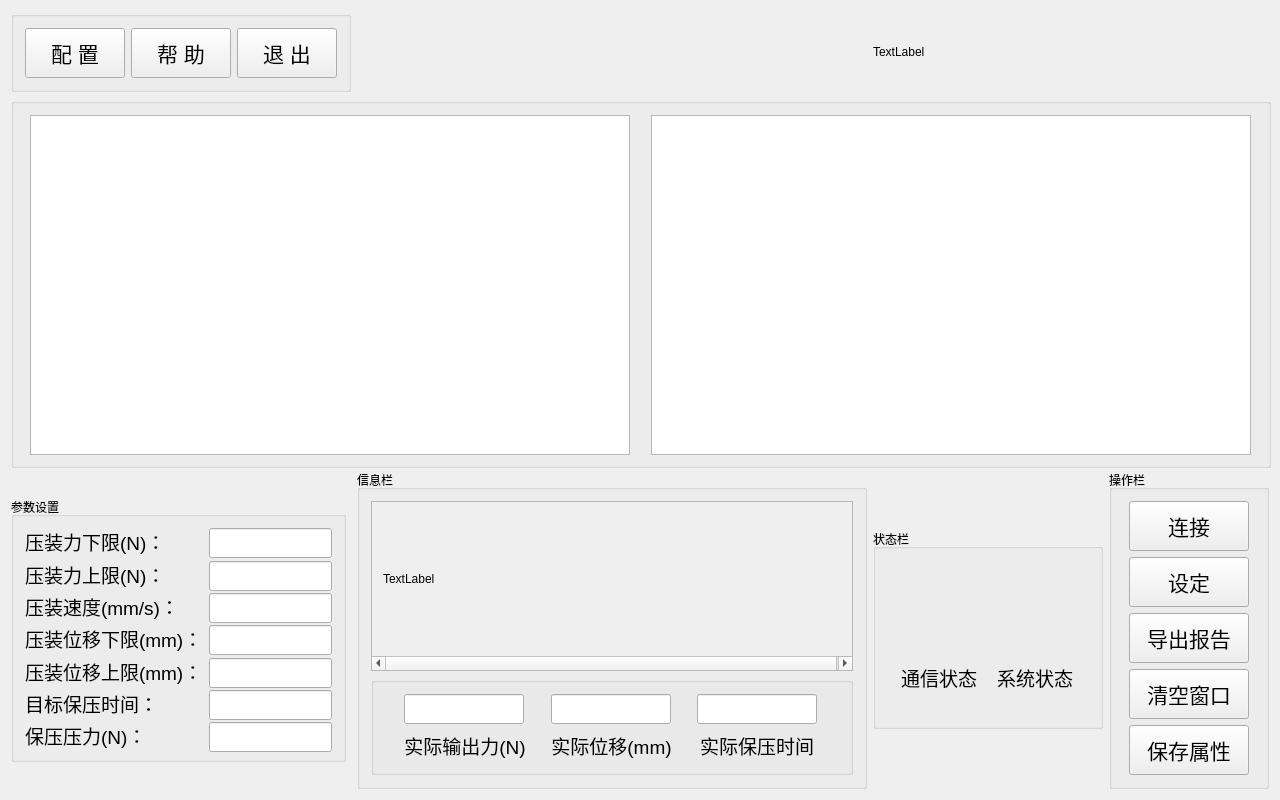
<?xml version="1.0" encoding="UTF-8"?>
<ui version="4.0">
 <class>QtWidgetsApplication1Class</class>
 <widget class="QWidget" name="QtWidgetsApplication1Class">
  <property name="geometry">
   <rect>
    <x>0</x>
    <y>0</y>
    <width>1280</width>
    <height>800</height>
   </rect>
  </property>
  <property name="minimumSize">
   <size>
    <width>1280</width>
    <height>800</height>
   </size>
  </property>
  <property name="maximumSize">
   <size>
    <width>1280</width>
    <height>800</height>
   </size>
  </property>
  <property name="windowTitle">
   <string>QtWidgetsApplication1</string>
  </property>
  <layout class="QGridLayout" name="gridLayout_4">
   <item row="3" column="1">
    <widget class="QGroupBox" name="groupBox_4">
     <property name="enabled">
      <bool>true</bool>
     </property>
     <property name="sizePolicy">
      <sizepolicy hsizetype="Preferred" vsizetype="Preferred">
       <horstretch>0</horstretch>
       <verstretch>0</verstretch>
      </sizepolicy>
     </property>
     <property name="minimumSize">
      <size>
       <width>500</width>
       <height>260</height>
      </size>
     </property>
     <property name="maximumSize">
      <size>
       <width>12000</width>
       <height>800</height>
      </size>
     </property>
     <property name="title">
      <string>信息栏</string>
     </property>
     <layout class="QVBoxLayout" name="verticalLayout">
      <item>
       <widget class="QScrollArea" name="scrollArea">
        <property name="sizePolicy">
         <sizepolicy hsizetype="Preferred" vsizetype="Preferred">
          <horstretch>0</horstretch>
          <verstretch>0</verstretch>
         </sizepolicy>
        </property>
        <property name="minimumSize">
         <size>
          <width>480</width>
          <height>170</height>
         </size>
        </property>
        <property name="maximumSize">
         <size>
          <width>800</width>
          <height>800</height>
         </size>
        </property>
        <property name="widgetResizable">
         <bool>true</bool>
        </property>
        <widget class="QWidget" name="scrollAreaWidgetContents_2">
         <property name="geometry">
          <rect>
           <x>0</x>
           <y>0</y>
           <width>478</width>
           <height>168</height>
          </rect>
         </property>
         <layout class="QHBoxLayout" name="horizontalLayout_7">
          <item>
           <widget class="QLabel" name="label_13">
            <property name="minimumSize">
             <size>
              <width>460</width>
              <height>0</height>
             </size>
            </property>
            <property name="maximumSize">
             <size>
              <width>16777215</width>
              <height>16777215</height>
             </size>
            </property>
            <property name="text">
             <string>TextLabel</string>
            </property>
           </widget>
          </item>
         </layout>
        </widget>
       </widget>
      </item>
      <item>
       <widget class="QGroupBox" name="groupBox_5">
        <property name="title">
         <string/>
        </property>
        <layout class="QGridLayout" name="gridLayout_2">
         <item row="0" column="1">
          <widget class="QLineEdit" name="lineEdit_9">
           <property name="sizePolicy">
            <sizepolicy hsizetype="Preferred" vsizetype="Fixed">
             <horstretch>0</horstretch>
             <verstretch>0</verstretch>
            </sizepolicy>
           </property>
           <property name="minimumSize">
            <size>
             <width>0</width>
             <height>29</height>
            </size>
           </property>
           <property name="maximumSize">
            <size>
             <width>120</width>
             <height>30</height>
            </size>
           </property>
          </widget>
         </item>
         <item row="0" column="2">
          <widget class="QLineEdit" name="lineEdit_10">
           <property name="sizePolicy">
            <sizepolicy hsizetype="Preferred" vsizetype="Fixed">
             <horstretch>0</horstretch>
             <verstretch>0</verstretch>
            </sizepolicy>
           </property>
           <property name="minimumSize">
            <size>
             <width>0</width>
             <height>29</height>
            </size>
           </property>
           <property name="maximumSize">
            <size>
             <width>120</width>
             <height>30</height>
            </size>
           </property>
          </widget>
         </item>
         <item row="1" column="2">
          <widget class="QLabel" name="label_17">
           <property name="font">
            <font>
             <family>Arial</family>
             <pointsize>14</pointsize>
            </font>
           </property>
           <property name="text">
            <string>实际保压时间</string>
           </property>
           <property name="alignment">
            <set>Qt::AlignCenter</set>
           </property>
          </widget>
         </item>
         <item row="0" column="0">
          <widget class="QLineEdit" name="lineEdit_8">
           <property name="sizePolicy">
            <sizepolicy hsizetype="Preferred" vsizetype="Fixed">
             <horstretch>0</horstretch>
             <verstretch>0</verstretch>
            </sizepolicy>
           </property>
           <property name="minimumSize">
            <size>
             <width>0</width>
             <height>29</height>
            </size>
           </property>
           <property name="maximumSize">
            <size>
             <width>120</width>
             <height>30</height>
            </size>
           </property>
          </widget>
         </item>
         <item row="1" column="0">
          <widget class="QLabel" name="label_14">
           <property name="font">
            <font>
             <family>Arial</family>
             <pointsize>14</pointsize>
            </font>
           </property>
           <property name="text">
            <string>实际输出力(N)</string>
           </property>
           <property name="alignment">
            <set>Qt::AlignCenter</set>
           </property>
          </widget>
         </item>
         <item row="1" column="1">
          <widget class="QLabel" name="label_16">
           <property name="font">
            <font>
             <family>Arial</family>
             <pointsize>14</pointsize>
            </font>
           </property>
           <property name="text">
            <string>实际位移(mm)</string>
           </property>
           <property name="alignment">
            <set>Qt::AlignCenter</set>
           </property>
          </widget>
         </item>
        </layout>
       </widget>
      </item>
     </layout>
    </widget>
   </item>
   <item row="3" column="0">
    <widget class="QGroupBox" name="groupBox_3">
     <property name="minimumSize">
      <size>
       <width>330</width>
       <height>260</height>
      </size>
     </property>
     <property name="maximumSize">
      <size>
       <width>335</width>
       <height>265</height>
      </size>
     </property>
     <property name="title">
      <string>参数设置</string>
     </property>
     <layout class="QGridLayout" name="gridLayout">
      <item row="0" column="0">
       <widget class="QLabel" name="label_6">
        <property name="font">
         <font>
          <family>Arial</family>
          <pointsize>14</pointsize>
         </font>
        </property>
        <property name="text">
         <string>压装力下限(N)：</string>
        </property>
       </widget>
      </item>
      <item row="0" column="1">
       <widget class="QLineEdit" name="lineEdit">
        <property name="minimumSize">
         <size>
          <width>0</width>
          <height>30</height>
         </size>
        </property>
       </widget>
      </item>
      <item row="1" column="0">
       <widget class="QLabel" name="label_7">
        <property name="font">
         <font>
          <family>Arial</family>
          <pointsize>14</pointsize>
         </font>
        </property>
        <property name="text">
         <string>压装力上限(N)：</string>
        </property>
       </widget>
      </item>
      <item row="1" column="1">
       <widget class="QLineEdit" name="lineEdit_2">
        <property name="minimumSize">
         <size>
          <width>0</width>
          <height>30</height>
         </size>
        </property>
       </widget>
      </item>
      <item row="2" column="0">
       <widget class="QLabel" name="label_8">
        <property name="font">
         <font>
          <family>Arial</family>
          <pointsize>14</pointsize>
         </font>
        </property>
        <property name="text">
         <string>压装速度(mm/s)：</string>
        </property>
       </widget>
      </item>
      <item row="2" column="1">
       <widget class="QLineEdit" name="lineEdit_3">
        <property name="minimumSize">
         <size>
          <width>0</width>
          <height>30</height>
         </size>
        </property>
       </widget>
      </item>
      <item row="3" column="0">
       <widget class="QLabel" name="label_9">
        <property name="font">
         <font>
          <family>Arial</family>
          <pointsize>14</pointsize>
         </font>
        </property>
        <property name="text">
         <string>压装位移下限(mm)：</string>
        </property>
       </widget>
      </item>
      <item row="3" column="1">
       <widget class="QLineEdit" name="lineEdit_4">
        <property name="minimumSize">
         <size>
          <width>0</width>
          <height>30</height>
         </size>
        </property>
       </widget>
      </item>
      <item row="4" column="0">
       <widget class="QLabel" name="label_10">
        <property name="font">
         <font>
          <family>Arial</family>
          <pointsize>14</pointsize>
         </font>
        </property>
        <property name="text">
         <string>压装位移上限(mm)：</string>
        </property>
       </widget>
      </item>
      <item row="4" column="1">
       <widget class="QLineEdit" name="lineEdit_5">
        <property name="minimumSize">
         <size>
          <width>0</width>
          <height>30</height>
         </size>
        </property>
       </widget>
      </item>
      <item row="5" column="0">
       <widget class="QLabel" name="label_11">
        <property name="font">
         <font>
          <family>Arial</family>
          <pointsize>14</pointsize>
         </font>
        </property>
        <property name="text">
         <string>目标保压时间：</string>
        </property>
       </widget>
      </item>
      <item row="5" column="1">
       <widget class="QLineEdit" name="lineEdit_6">
        <property name="minimumSize">
         <size>
          <width>0</width>
          <height>30</height>
         </size>
        </property>
       </widget>
      </item>
      <item row="6" column="0">
       <widget class="QLabel" name="label_12">
        <property name="font">
         <font>
          <family>Arial</family>
          <pointsize>14</pointsize>
         </font>
        </property>
        <property name="text">
         <string>保压压力(N)：</string>
        </property>
       </widget>
      </item>
      <item row="6" column="1">
       <widget class="QLineEdit" name="lineEdit_7">
        <property name="minimumSize">
         <size>
          <width>0</width>
          <height>30</height>
         </size>
        </property>
       </widget>
      </item>
     </layout>
    </widget>
   </item>
   <item row="1" column="0" colspan="4">
    <widget class="QGroupBox" name="groupBox_2">
     <property name="minimumSize">
      <size>
       <width>1260</width>
       <height>370</height>
      </size>
     </property>
     <property name="maximumSize">
      <size>
       <width>1265</width>
       <height>375</height>
      </size>
     </property>
     <property name="title">
      <string/>
     </property>
     <layout class="QHBoxLayout" name="horizontalLayout_2">
      <item>
       <widget class="QChartView" name="chartView">
        <property name="sizePolicy">
         <sizepolicy hsizetype="Preferred" vsizetype="Preferred">
          <horstretch>0</horstretch>
          <verstretch>0</verstretch>
         </sizepolicy>
        </property>
        <property name="minimumSize">
         <size>
          <width>600</width>
          <height>340</height>
         </size>
        </property>
        <property name="maximumSize">
         <size>
          <width>600</width>
          <height>345</height>
         </size>
        </property>
       </widget>
      </item>
      <item>
       <spacer name="horizontalSpacer">
        <property name="orientation">
         <enum>Qt::Horizontal</enum>
        </property>
        <property name="sizeType">
         <enum>QSizePolicy::Fixed</enum>
        </property>
        <property name="sizeHint" stdset="0">
         <size>
          <width>10</width>
          <height>0</height>
         </size>
        </property>
       </spacer>
      </item>
      <item>
       <widget class="QChartView" name="chartView_2">
        <property name="sizePolicy">
         <sizepolicy hsizetype="Preferred" vsizetype="Preferred">
          <horstretch>0</horstretch>
          <verstretch>0</verstretch>
         </sizepolicy>
        </property>
        <property name="minimumSize">
         <size>
          <width>600</width>
          <height>340</height>
         </size>
        </property>
        <property name="maximumSize">
         <size>
          <width>600</width>
          <height>345</height>
         </size>
        </property>
       </widget>
      </item>
     </layout>
    </widget>
   </item>
   <item row="3" column="2">
    <widget class="QGroupBox" name="groupBox_6">
     <property name="maximumSize">
      <size>
       <width>16777215</width>
       <height>200</height>
      </size>
     </property>
     <property name="title">
      <string>状态栏</string>
     </property>
     <layout class="QGridLayout" name="gridLayout_3">
      <item row="0" column="0">
       <widget class="QLabel" name="label_15">
        <property name="sizePolicy">
         <sizepolicy hsizetype="Preferred" vsizetype="Preferred">
          <horstretch>0</horstretch>
          <verstretch>0</verstretch>
         </sizepolicy>
        </property>
        <property name="minimumSize">
         <size>
          <width>60</width>
          <height>60</height>
         </size>
        </property>
        <property name="maximumSize">
         <size>
          <width>60</width>
          <height>60</height>
         </size>
        </property>
        <property name="text">
         <string/>
        </property>
       </widget>
      </item>
      <item row="0" column="1">
       <widget class="QLabel" name="label_18">
        <property name="minimumSize">
         <size>
          <width>60</width>
          <height>60</height>
         </size>
        </property>
        <property name="maximumSize">
         <size>
          <width>60</width>
          <height>60</height>
         </size>
        </property>
        <property name="text">
         <string/>
        </property>
       </widget>
      </item>
      <item row="1" column="0">
       <widget class="QLabel" name="label_19">
        <property name="maximumSize">
         <size>
          <width>16777215</width>
          <height>50</height>
         </size>
        </property>
        <property name="font">
         <font>
          <family>Arial</family>
          <pointsize>14</pointsize>
         </font>
        </property>
        <property name="text">
         <string>通信状态</string>
        </property>
       </widget>
      </item>
      <item row="1" column="1">
       <widget class="QLabel" name="label_20">
        <property name="font">
         <font>
          <family>Arial</family>
          <pointsize>14</pointsize>
         </font>
        </property>
        <property name="text">
         <string>系统状态</string>
        </property>
       </widget>
      </item>
     </layout>
    </widget>
   </item>
   <item row="0" column="2" colspan="2">
    <widget class="QLabel" name="label">
     <property name="minimumSize">
      <size>
       <width>347</width>
       <height>71</height>
      </size>
     </property>
     <property name="maximumSize">
      <size>
       <width>347</width>
       <height>71</height>
      </size>
     </property>
     <property name="text">
      <string>TextLabel</string>
     </property>
    </widget>
   </item>
   <item row="3" column="3">
    <widget class="QGroupBox" name="groupBox_7">
     <property name="maximumSize">
      <size>
       <width>160</width>
       <height>16777215</height>
      </size>
     </property>
     <property name="title">
      <string>操作栏</string>
     </property>
     <layout class="QGridLayout" name="gridLayout_5">
      <item row="0" column="0">
       <widget class="QPushButton" name="openBt">
        <property name="minimumSize">
         <size>
          <width>110</width>
          <height>50</height>
         </size>
        </property>
        <property name="maximumSize">
         <size>
          <width>120</width>
          <height>55</height>
         </size>
        </property>
        <property name="font">
         <font>
          <family>Arial</family>
          <pointsize>16</pointsize>
         </font>
        </property>
        <property name="text">
         <string>连接</string>
        </property>
       </widget>
      </item>
      <item row="1" column="0">
       <widget class="QPushButton" name="pushButton_6">
        <property name="minimumSize">
         <size>
          <width>110</width>
          <height>50</height>
         </size>
        </property>
        <property name="maximumSize">
         <size>
          <width>120</width>
          <height>55</height>
         </size>
        </property>
        <property name="font">
         <font>
          <family>Arial</family>
          <pointsize>16</pointsize>
         </font>
        </property>
        <property name="text">
         <string>设定</string>
        </property>
       </widget>
      </item>
      <item row="2" column="0">
       <widget class="QPushButton" name="pushButton_7">
        <property name="minimumSize">
         <size>
          <width>110</width>
          <height>50</height>
         </size>
        </property>
        <property name="maximumSize">
         <size>
          <width>120</width>
          <height>55</height>
         </size>
        </property>
        <property name="font">
         <font>
          <family>Arial</family>
          <pointsize>16</pointsize>
         </font>
        </property>
        <property name="text">
         <string>导出报告</string>
        </property>
       </widget>
      </item>
      <item row="3" column="0">
       <widget class="QPushButton" name="pushButton_8">
        <property name="minimumSize">
         <size>
          <width>110</width>
          <height>50</height>
         </size>
        </property>
        <property name="maximumSize">
         <size>
          <width>120</width>
          <height>55</height>
         </size>
        </property>
        <property name="font">
         <font>
          <family>Arial</family>
          <pointsize>16</pointsize>
         </font>
        </property>
        <property name="text">
         <string>清空窗口</string>
        </property>
       </widget>
      </item>
      <item row="4" column="0">
       <widget class="QPushButton" name="pushButton_9">
        <property name="minimumSize">
         <size>
          <width>110</width>
          <height>50</height>
         </size>
        </property>
        <property name="maximumSize">
         <size>
          <width>120</width>
          <height>55</height>
         </size>
        </property>
        <property name="font">
         <font>
          <family>Arial</family>
          <pointsize>16</pointsize>
         </font>
        </property>
        <property name="text">
         <string>保存属性</string>
        </property>
       </widget>
      </item>
     </layout>
    </widget>
   </item>
   <item row="0" column="0">
    <widget class="QGroupBox" name="groupBox">
     <property name="title">
      <string/>
     </property>
     <layout class="QHBoxLayout" name="horizontalLayout">
      <item>
       <widget class="QPushButton" name="pushButton">
        <property name="minimumSize">
         <size>
          <width>100</width>
          <height>50</height>
         </size>
        </property>
        <property name="maximumSize">
         <size>
          <width>110</width>
          <height>55</height>
         </size>
        </property>
        <property name="font">
         <font>
          <family>Arial</family>
          <pointsize>16</pointsize>
         </font>
        </property>
        <property name="text">
         <string>配 置</string>
        </property>
       </widget>
      </item>
      <item>
       <widget class="QPushButton" name="pushButton_2">
        <property name="minimumSize">
         <size>
          <width>100</width>
          <height>50</height>
         </size>
        </property>
        <property name="maximumSize">
         <size>
          <width>110</width>
          <height>55</height>
         </size>
        </property>
        <property name="font">
         <font>
          <family>Arial</family>
          <pointsize>16</pointsize>
         </font>
        </property>
        <property name="text">
         <string>帮 助</string>
        </property>
       </widget>
      </item>
      <item>
       <widget class="QPushButton" name="pushButton_3">
        <property name="minimumSize">
         <size>
          <width>100</width>
          <height>50</height>
         </size>
        </property>
        <property name="maximumSize">
         <size>
          <width>110</width>
          <height>55</height>
         </size>
        </property>
        <property name="font">
         <font>
          <family>Arial</family>
          <pointsize>16</pointsize>
         </font>
        </property>
        <property name="text">
         <string>退 出</string>
        </property>
       </widget>
      </item>
     </layout>
    </widget>
   </item>
  </layout>
 </widget>
 <layoutdefault spacing="6" margin="11"/>
 <customwidgets>
  <customwidget>
   <class>QChartView</class>
   <extends>QGraphicsView</extends>
   <header location="global">qchartview.h</header>
  </customwidget>
 </customwidgets>
 <resources>
  <include location="QtWidgetsApplication1.qrc"/>
 </resources>
 <connections/>
</ui>
